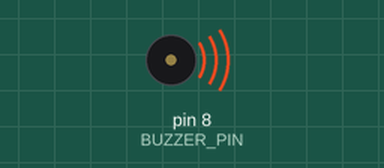
The sketch below on a simulated Arduino Uno, built with avr-gcc and run on an emulated ATmega328P. On the bench: buzzer (waves = sounding).

Above: at 2.5 s.
At 6.0 s:
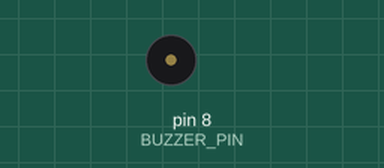
Timing chart, 0 to 8.1 s (numbered marks = the images above):
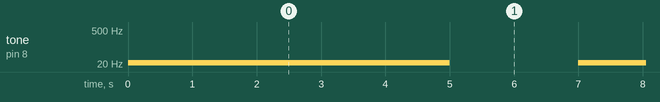

Measured:
- by itself, tone on pin 8 (BUZZER_PIN): plays 22 Hz for 5.0 s, 23 Hz for 5.0 s, 24 Hz for 5.0 s, 25 Hz for 5.0 s, 26 Hz for 5.0 s, 27 Hz for 5.0 s … (19 notes in this stretch)

The sketch:

Kar_ncadanKoruyucuV2.1.ino
```cpp
 // HUSO DEV
 // HUSO
 // DEVELOPED BY HUSO

#define BUZZER_PIN 8 // Buzzer'ı bağlayacağınız dijital pin numarası
#define DURUM_SURESI 5000 // Buzzer'ın çalışacağı süre (milisaniye cinsinden)
#define BEKLEME_SURESI 2000 // Bekleme süresi (milisaniye cinsinden)

void setup() {
  pinMode(BUZZER_PIN, OUTPUT);
}

void loop() {
  // 1. frekans için ..DURUM_SURESI.. saniye boyunca ses çal
  buzz(22); // İstediğiniz 1. frekans değeri burada, Hz cinsinden

  // Bekleme süresi
  delay(BEKLEME_SURESI);

  // 2. frekansa geç
  buzz(23); // İstediğiniz 2. frekans değeri burada, Hz cinsinden

  // Bekleme süresi
  delay(BEKLEME_SURESI);

  // 3. frekansa geç
  buzz(24); // İstediğiniz 3. frekans değeri burada, Hz cinsinden

  // Bekleme süresi
  delay(BEKLEME_SURESI);
    // 4. frekans için ..DURUM_SURESI.. saniye boyunca ses çal
  buzz(25); // İstediğiniz 1. frekans değeri burada, Hz cinsinden

  // Bekleme süresi
  delay(BEKLEME_SURESI);

  // 5. frekansa geç
  buzz(26); // İstediğiniz 2. frekans değeri burada, Hz cinsinden

  // Bekleme süresi
  delay(BEKLEME_SURESI);

  // 6. frekansa geç
  buzz(27); // İstediğiniz 3. frekans değeri burada, Hz cinsinden

  // Bekleme süresi
  delay(BEKLEME_SURESI);
    // 7. frekans için ..DURUM_SURESI.. saniye boyunca ses çal
  buzz(28); // İstediğiniz 1. frekans değeri burada, Hz cinsinden

  // Bekleme süresi
  delay(BEKLEME_SURESI);

  // 8. frekansa geç
  buzz(29); // İstediğiniz 2. frekans değeri burada, Hz cinsinden

  // Bekleme süresi
  delay(BEKLEME_SURESI);

  // 9. frekansa geç
  buzz(30); // İstediğiniz 3. frekans değeri burada, Hz cinsinden

  // Bekleme süresi
  delay(BEKLEME_SURESI);
    // 10. frekans için ..DURUM_SURESI.. saniye boyunca ses çal
  buzz(31); // İstediğiniz 1. frekans değeri burada, Hz cinsinden

  // Bekleme süresi
  delay(BEKLEME_SURESI);

  // 11. frekansa geç
  buzz(32); // İstediğiniz 2. frekans değeri burada, Hz cinsinden

  // Bekleme süresi
  delay(BEKLEME_SURESI);

  // 12. frekansa geç
  buzz(33); // İstediğiniz 3. frekans değeri burada, Hz cinsinden

  // Bekleme süresi
  delay(BEKLEME_SURESI);
    // 13. frekans için ..DURUM_SURESI.. saniye boyunca ses çal
  buzz(34); // İstediğiniz 1. frekans değeri burada, Hz cinsinden

  // Bekleme süresi
  delay(BEKLEME_SURESI);

  // 14. frekansa geç
  buzz(35); // İstediğiniz 2. frekans değeri burada, Hz cinsinden

  // Bekleme süresi
  delay(BEKLEME_SURESI);

  // 15. frekansa geç
  buzz(36); // İstediğiniz 3. frekans değeri burada, Hz cinsinden

  // Bekleme süresi
  delay(BEKLEME_SURESI);
}

void buzz(int frequency) {
  // Buzzer'ı istenilen frekansta çal
  tone(BUZZER_PIN, frequency);
  delay(DURUM_SURESI); // Belirlenen süre boyunca çalıştır
  noTone(BUZZER_PIN); // Buzzer'ı durdur
}


 // HUSO DEV
 // HUSO
 // DEVELOPED BY HUSO
```
